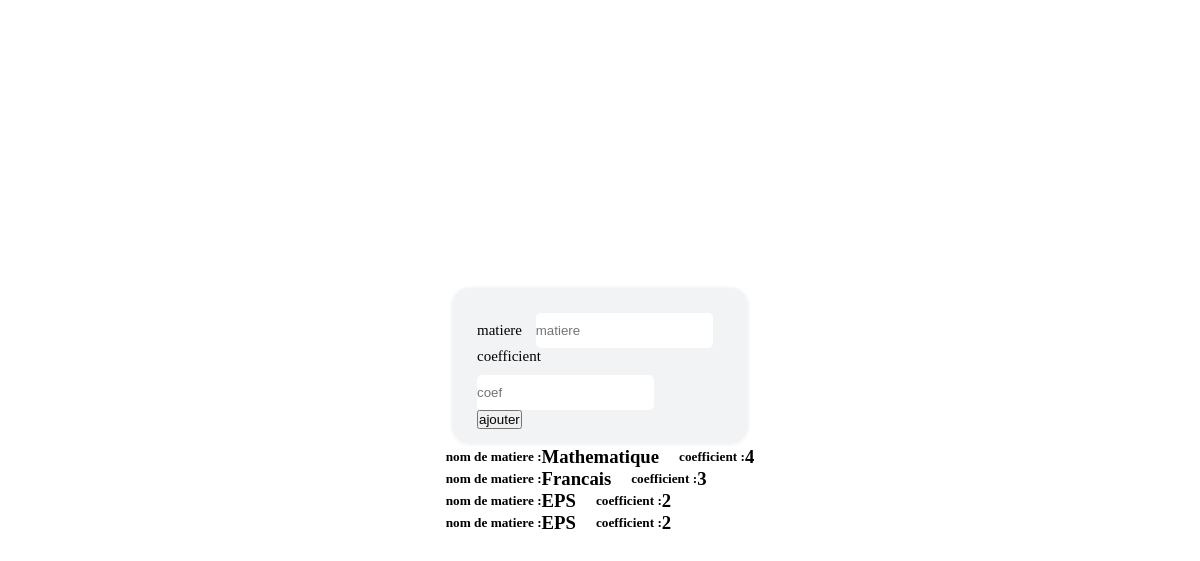
The app's page /matcoef.php, older data.
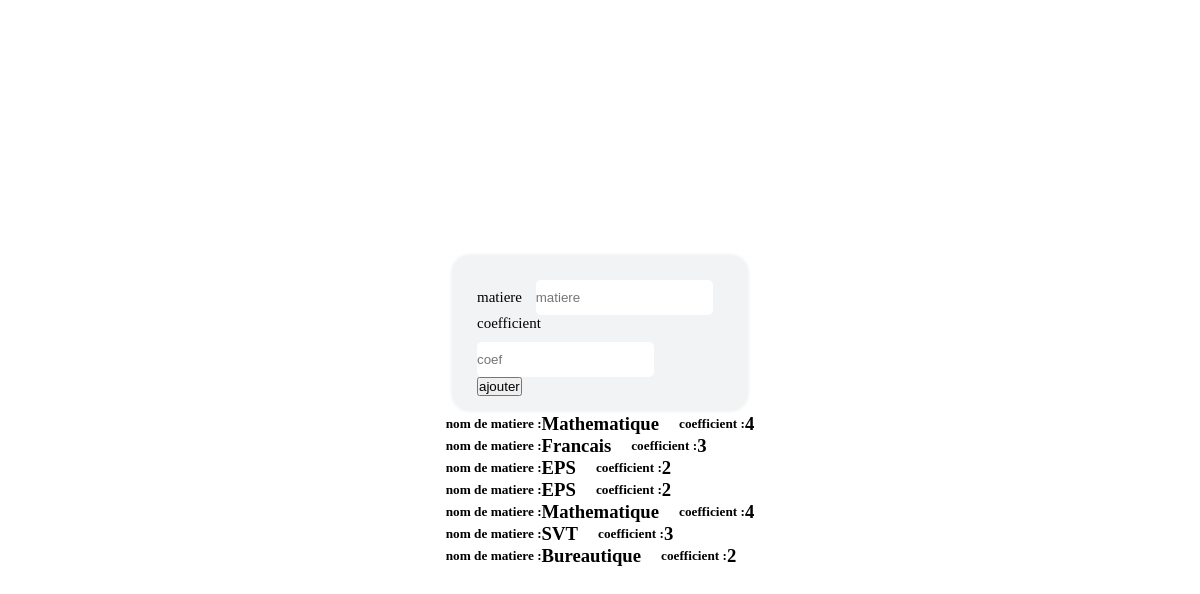
The same page, newer data.
### tables this page shows
CREATE TABLE `matiere` (
  `nom_matiere` varchar(100) NOT NULL,
  `coefficient` int(2) NOT NULL
);

### matcoef.php (the view, shortened to what this page needs)
<?php
require_once "./database.php";
?>
<!DOCTYPE html>
<html lang="en">
<head>
    <link rel="stylesheet" href="style.css">
</head>
<body>
    <?php $requete = $connect->query("SELECT * FROM `matiere`");
    ?>
    <form action="" class="form1" method="POST">
        <label for="">matiere</label>
        <input type="text" placeholder="matiere" name="matiere"/><br>
        <label for="">coefficient</label>
        <input type="number" placeholder="coef" name="coefficient"><br>
        <button type="submit">ajouter</button>
    </form>
        <div class="matcoef">
            <span >
                <?php  while($rst=$requete->fetch(PDO::FETCH_ASSOC)): ?>
                <div class="essaie">
                    <div class="essaie_content">
                     <h5>nom de matiere :</h5><h3><?= $rst["nom_matiere"]?></h3>&nbsp;&nbsp;&nbsp;&nbsp;&nbsp;
                     <h5>coefficient :</h5><h3><?= $rst["coefficient"]?></h3>
                </div>
                </div>
                <?php endwhile; ?>
            </span>
        </div>
</body>
</html>

### style.css (style rules this page uses)
* { padding: 0; margin: 0; box-sizing: border-box; }
body { height: 100vh; width: 100vw; justify-content: center; align-items: center; display: flex; flex-direction: column; }
.form1 { margin-top: 20px; padding: 40px 60px; border-radius: 20px; border:2px solid rgba(255, 255, 255, .5); backdrop-filter: blur(20px); justify-content: center; align-items: center; width: 300px; padding: 15px 25px; font-size: 15px; outline:none; cursor:pointer; background-color: #f2f3f5; }
label { margin-right: 10px; margin-top: 10px; }
input { margin-top: 10px; border-radius: 5px; border:none; height: 35px; }
.essaie_content { display: flex; align-items: center; padding: 0 15px 0 15px; }

Row changes from the older to the newer data that the page shows:
added matiere: nom_matiere "Mathematique", coefficient "4"
added matiere: nom_matiere "SVT", coefficient "3"
added matiere: nom_matiere "Bureautique", coefficient "2"
